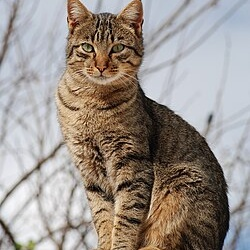
#> input picture data/animals/gato_square.jpg, 250 x 250 px, found by its file name
$ python resize_images_to_same_size.py
#> lines starting #> are read from the running program, lines starting #| are printed output that depends on the picture
#!/usr/bin/env python3
"""
Script para redimensionar ambas imágenes cuadradas al mismo tamaño.
Esto asegura que ambas generen el mismo número de patches en el modelo.
"""

from PIL import Image
import os

def resize_to_size(img_path, output_path, target_size=224):
    """
    Redimensiona una imagen cuadrada a un tamaño específico.

    Args:
        img_path: Ruta de la imagen cuadrada original
        output_path: Ruta donde guardar la imagen redimensionada
        target_size: Tamaño objetivo (ancho y alto, debe ser múltiplo de 16)
    """
#> called with img_path = 'gato_square.jpg', output_path = 'gato_square_224.jpg', target_size = 224
    img = Image.open(img_path).convert("RGB")
#> img is the input picture: PIL image 250x250 RGB; mean R, G, B 154.9, 146, 139.5
    width, height = img.size
#> width = 250; height = 250

    # Verificar que la imagen sea cuadrada
    if width != height:
        print(f"Advertencia: {img_path} no es cuadrada ({width}x{height}), redimensionando de todos modos...")

    # Redimensionar usando LANCZOS para mejor calidad
    resized = img.resize((target_size, target_size), Image.Resampling.LANCZOS)
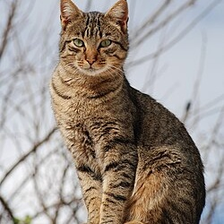
#> resized: PIL image 224x224 RGB; mean R, G, B 154.9, 146, 139.5

    # Guardar
    resized.save(output_path, quality=95)
    print(f"✓ {img_path} ({width}x{height}) -> {output_path} ({target_size}x{target_size})")
#| ✓ gato_square.jpg (250x250) -> gato_square_224.jpg (224x224)

    return resized

if __name__ == "__main__":
    # Tamaño objetivo (debe ser múltiplo de 16 para el patch_size del modelo)
    TARGET_SIZE = 224  # Tamaño estándar del modelo

    # Rutas de las imágenes cuadradas
    sketch_square = "gato_square.jpg"
    frame_square = "extracted_frames/Untitled design (2)_frame_0000_t0.00s_square.jpg"

    # Rutas de salida (mismo tamaño)
    sketch_resized = "gato_square_224.jpg"
    frame_resized = "extracted_frames/Untitled design (2)_frame_0000_t0.00s_square_224.jpg"

    # Verificar que existan las imágenes cuadradas
    if not os.path.exists(sketch_square):
        print(f"Error: No se encuentra {sketch_square}")
        print("Ejecuta primero crop_images_to_square.py")
        exit(1)

    if not os.path.exists(frame_square):
        print(f"Error: No se encuentra {frame_square}")
        print("Ejecuta primero crop_images_to_square.py")
        exit(1)

    print(f"Redimensionando imágenes cuadradas a {TARGET_SIZE}x{TARGET_SIZE}...\n")

    # Redimensionar sketch
    resize_to_size(sketch_square, sketch_resized, TARGET_SIZE)

    # Redimensionar frame
    resize_to_size(frame_square, frame_resized, TARGET_SIZE)
#> call 2 of resize_to_size, with target_size = 224
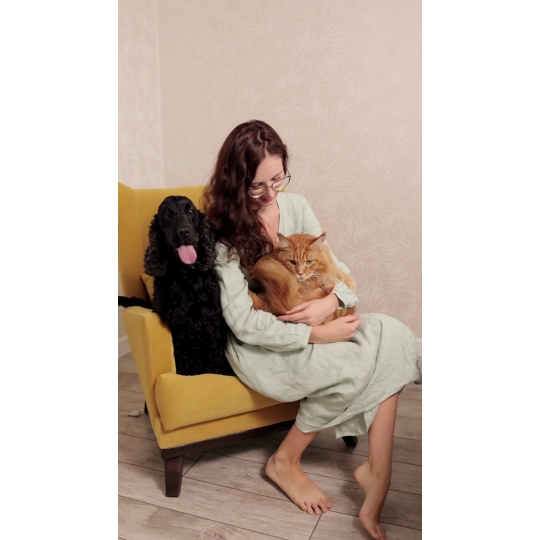
#> input picture extracted_frames/Untitled design (2)_frame_0000_t0.00s_square.jpg, 1080 x 1080 px, found by its file name (shown at 1/2 size)
#> in resize_to_size, img is the input picture: PIL image 1080x1080 RGB; mean R, G, B 203.7, 190.8, 181
#> in resize_to_size (call 2), `resized = img.resize((target_size, target_size), Image.Resampling.LANC..`:
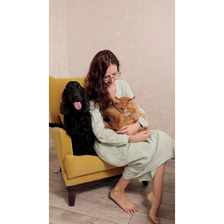
#> resized: PIL image 224x224 RGB; mean R, G, B 203.7, 190.8, 181
#| ✓ extracted_frames/Untitled design (2)_frame_0000_t0.00s_square.jpg (1080x1080) -> extracted_frames/Untitled design (2)_frame_0000_t0.00s_square_224.jpg (224x224)

    print("\n✓ Proceso completado!")
    print(f"\nImágenes redimensionadas guardadas en:")
    print(f"  - {sketch_resized}")
    print(f"  - {frame_resized}")
    print(f"\nAmbas imágenes ahora tienen el mismo tamaño: {TARGET_SIZE}x{TARGET_SIZE}")
    print("Esto asegura que generen el mismo número de patches en el modelo.")
